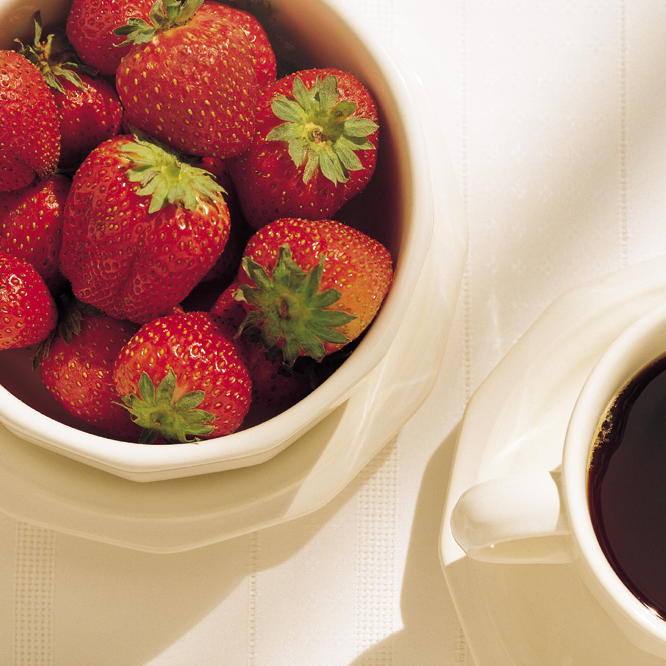
%> input picture Chp 6/6.5 Color Transformations/6.5.1 Formulation/Fig 6.30/strawberries_coffee.tif, 666 x 666 px
$ octave fig_6_30.m   (GNU Octave 9; MATLAB toolbox functions it lacks are replaced by stand-ins)
%> lines starting %> are read from the running program, lines starting %| are printed output that depends on the picture
%% Figure 6.30 in book


%% Reading img
rgb_img = imread('strawberries_coffee.tif');
%> rgb_img is the input picture: size 666x666x3 uint8; mean R, G, B 186.3, 145.9, 126.5


%% Conversion
hsv_img = rgb2hsv(rgb_img);
%> hsv_img: size 666x666x3 double; mean H, S, V 0.276, 0.388, 0.731
%


%% Plotting
subplot(4, 4, 1); imshow(rgb_img); title('Original img');

% [4 lines of commented-out code are left out]

subplot(4, 4, 9); imshow(rgb_img(:,:,1)); title('R channel');
%> after `imshow(rgb_img(:,:,1))`:
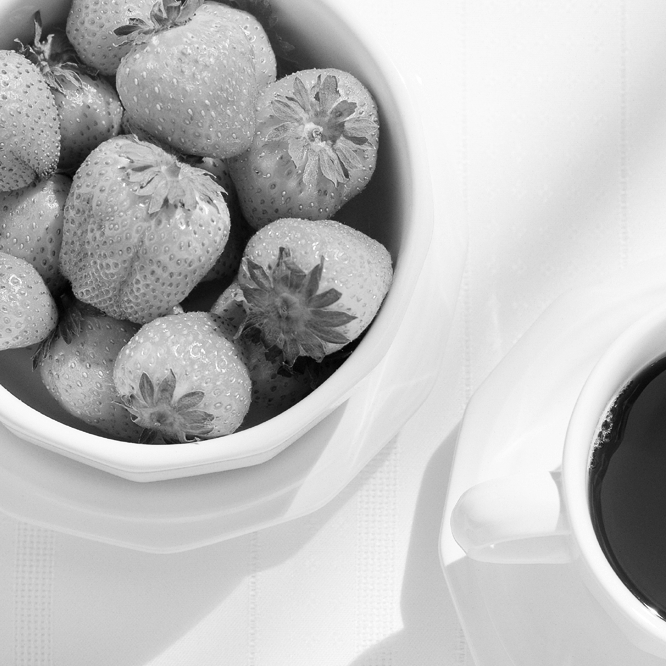
%> displayed picture: size 666x666, on the screen's scale of 0 to 255; min 2, max 255, mean 186.3
subplot(4, 4, 10); imshow(rgb_img(:,:,2)); title('G channel');
%> after `imshow(rgb_img(:,:,2))`:
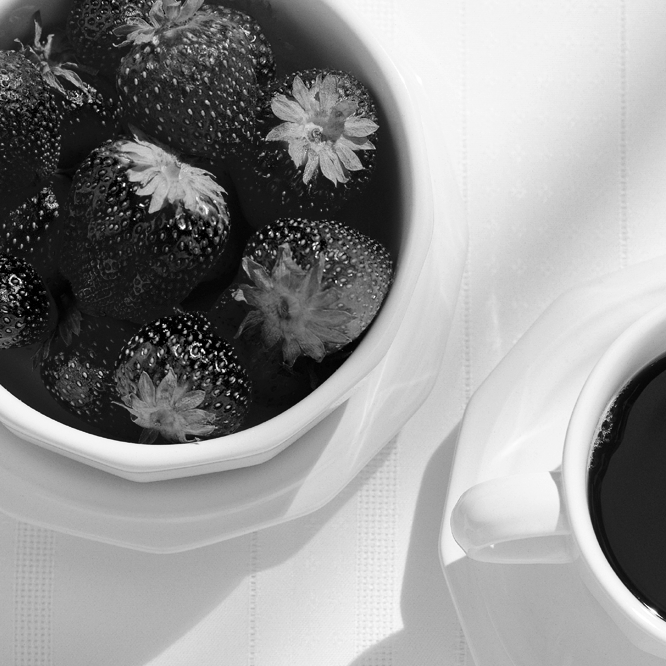
%> displayed picture: size 666x666, on the screen's scale of 0 to 255; min 0, max 255, mean 145.9
subplot(4, 4, 11); imshow(rgb_img(:,:,3)); title('B channel');
%> after `imshow(rgb_img(:,:,3))`:
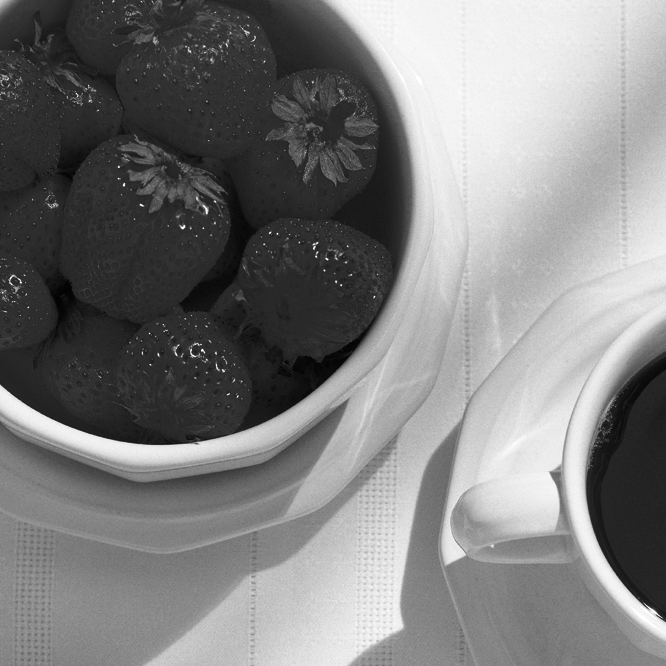
%> displayed picture: size 666x666, on the screen's scale of 0 to 255; min 2, max 255, mean 126.5

subplot(4, 4, 13); imshow(hsv_img(:,:,1)); title('H channel');
%> after `imshow(hsv_img(:,:,1))`:
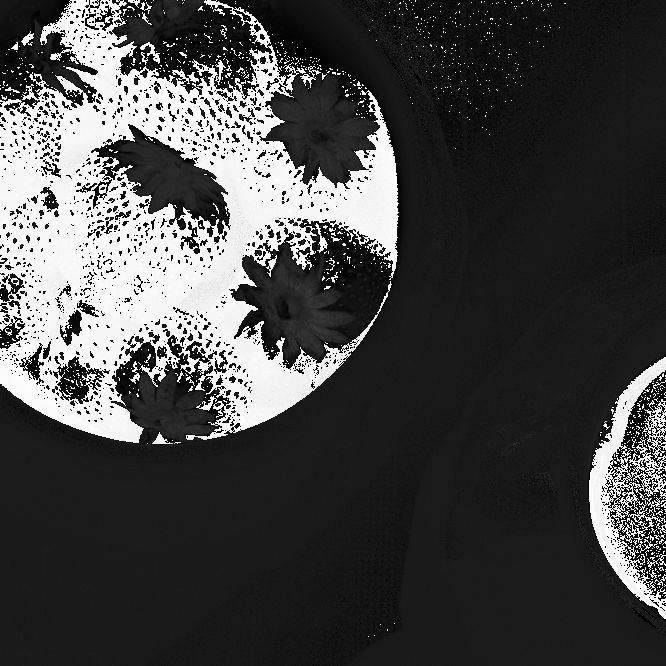
%> displayed picture: size 666x666, on the screen's scale of 0 to 255; min 0, max 255, mean 70.5
subplot(4, 4, 14); imshow(hsv_img(:,:,2)); title('S channel');
%> after `imshow(hsv_img(:,:,2))`:
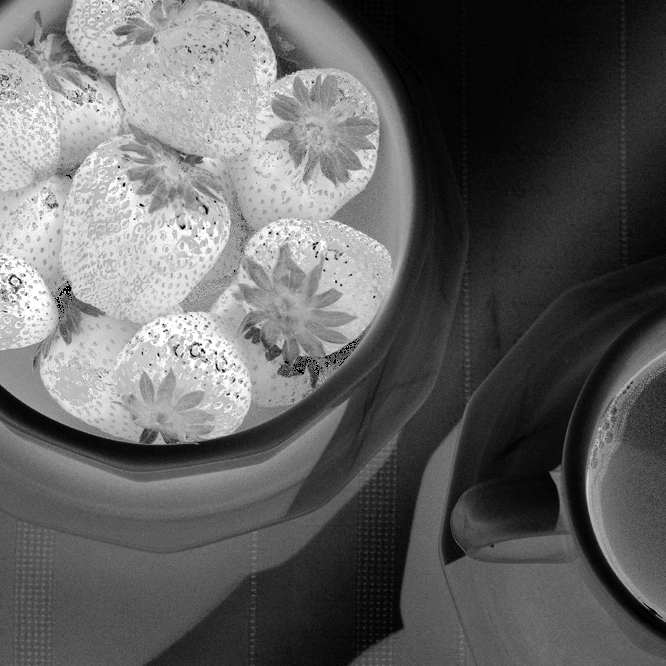
%> displayed picture: size 666x666, on the screen's scale of 0 to 255; min 0, max 255, mean 99
subplot(4, 4, 15); imshow(hsv_img(:,:,3)); title('I channel');
